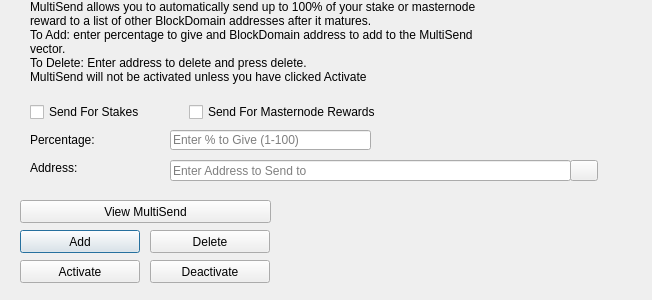
<?xml version="1.0" encoding="UTF-8"?>
<ui version="4.0">
 <class>MultiSendDialog</class>
 <widget class="QDialog" name="MultiSendDialog">
  <property name="windowModality">
   <enum>Qt::NonModal</enum>
  </property>
  <property name="geometry">
   <rect>
    <x>0</x>
    <y>0</y>
    <width>652</width>
    <height>300</height>
   </rect>
  </property>
  <property name="windowTitle">
   <string>MultiSend</string>
  </property>
  <widget class="QLineEdit" name="multiSendPercentEdit">
   <property name="geometry">
    <rect>
     <x>170</x>
     <y>130</y>
     <width>201</width>
     <height>20</height>
    </rect>
   </property>
   <property name="toolTip">
    <string>Enter whole numbers 1 - 100</string>
   </property>
   <property name="placeholderText">
    <string>Enter % to Give (1-100)</string>
   </property>
  </widget>
  <widget class="QLineEdit" name="multiSendAddressEdit">
   <property name="geometry">
    <rect>
     <x>170</x>
     <y>160</y>
     <width>401</width>
     <height>21</height>
    </rect>
   </property>
   <property name="toolTip">
    <string/>
   </property>
   <property name="placeholderText">
    <string>Enter Address to Send to</string>
   </property>
  </widget>
  <widget class="QLabel" name="label_2">
   <property name="geometry">
    <rect>
     <x>30</x>
     <y>0</y>
     <width>451</width>
     <height>121</height>
    </rect>
   </property>
   <property name="lineWidth">
    <number>1</number>
   </property>
   <property name="text">
    <string>MultiSend allows you to automatically send up to 100% of your stake or masternode reward to a list of other BlockDomain addresses after it matures.
To Add: enter percentage to give and BlockDomain address to add to the MultiSend vector.
To Delete: Enter address to delete and press delete.
MultiSend will not be activated unless you have clicked Activate</string>
   </property>
   <property name="alignment">
    <set>Qt::AlignLeading|Qt::AlignLeft|Qt::AlignTop</set>
   </property>
   <property name="wordWrap">
    <bool>true</bool>
   </property>
  </widget>
  <widget class="QLabel" name="message">
   <property name="geometry">
    <rect>
     <x>290</x>
     <y>200</y>
     <width>351</width>
     <height>91</height>
    </rect>
   </property>
   <property name="text">
    <string/>
   </property>
  </widget>
  <widget class="QPushButton" name="addButton">
   <property name="geometry">
    <rect>
     <x>20</x>
     <y>230</y>
     <width>120</width>
     <height>23</height>
    </rect>
   </property>
   <property name="toolTip">
    <string/>
   </property>
   <property name="statusTip">
    <string>Add to MultiSend Vector</string>
   </property>
   <property name="text">
    <string>Add</string>
   </property>
  </widget>
  <widget class="QPushButton" name="disableButton">
   <property name="geometry">
    <rect>
     <x>150</x>
     <y>260</y>
     <width>120</width>
     <height>23</height>
    </rect>
   </property>
   <property name="statusTip">
    <string>Deactivate MultiSend</string>
   </property>
   <property name="text">
    <string>Deactivate</string>
   </property>
  </widget>
  <widget class="QPushButton" name="addressBookButton">
   <property name="geometry">
    <rect>
     <x>570</x>
     <y>160</y>
     <width>28</width>
     <height>21</height>
    </rect>
   </property>
   <property name="toolTip">
    <string>Choose an address from the address book</string>
   </property>
   <property name="text">
    <string/>
   </property>
   <property name="icon">
    <iconset resource="../blockdomain.qrc">
     <normaloff>:/icons/address-book</normaloff>:/icons/address-book</iconset>
   </property>
   <property name="shortcut">
    <string>Alt+A</string>
   </property>
   <property name="autoDefault">
    <bool>false</bool>
   </property>
  </widget>
  <widget class="QLabel" name="label">
   <property name="geometry">
    <rect>
     <x>30</x>
     <y>130</y>
     <width>121</width>
     <height>20</height>
    </rect>
   </property>
   <property name="toolTip">
    <string>Percentage of stake to send</string>
   </property>
   <property name="text">
    <string>Percentage:</string>
   </property>
  </widget>
  <widget class="QLabel" name="label_5">
   <property name="geometry">
    <rect>
     <x>30</x>
     <y>160</y>
     <width>111</width>
     <height>16</height>
    </rect>
   </property>
   <property name="toolTip">
    <string>Address to send portion of stake to</string>
   </property>
   <property name="text">
    <string>Address:</string>
   </property>
  </widget>
  <widget class="QPushButton" name="deleteButton">
   <property name="geometry">
    <rect>
     <x>150</x>
     <y>230</y>
     <width>120</width>
     <height>23</height>
    </rect>
   </property>
   <property name="toolTip">
    <string/>
   </property>
   <property name="statusTip">
    <string>Delete Address From MultiSend Vector</string>
   </property>
   <property name="text">
    <string>Delete</string>
   </property>
  </widget>
  <widget class="QPushButton" name="activateButton">
   <property name="geometry">
    <rect>
     <x>20</x>
     <y>260</y>
     <width>120</width>
     <height>23</height>
    </rect>
   </property>
   <property name="statusTip">
    <string>Activate MultiSend</string>
   </property>
   <property name="text">
    <string>Activate</string>
   </property>
  </widget>
  <widget class="QPushButton" name="viewButton">
   <property name="geometry">
    <rect>
     <x>20</x>
     <y>200</y>
     <width>251</width>
     <height>23</height>
    </rect>
   </property>
   <property name="toolTip">
    <string/>
   </property>
   <property name="statusTip">
    <string>View MultiSend Vector</string>
   </property>
   <property name="text">
    <string>View MultiSend</string>
   </property>
  </widget>
  <widget class="QWidget" name="horizontalLayoutWidget">
   <property name="geometry">
    <rect>
     <x>30</x>
     <y>100</y>
     <width>351</width>
     <height>24</height>
    </rect>
   </property>
   <layout class="QHBoxLayout" name="horizontalLayout">
    <item>
     <widget class="QCheckBox" name="multiSendStakeCheckBox">
      <property name="text">
       <string>Send For Stakes</string>
      </property>
     </widget>
    </item>
    <item>
     <widget class="QCheckBox" name="multiSendMasternodeCheckBox">
      <property name="text">
       <string>Send For Masternode Rewards</string>
      </property>
     </widget>
    </item>
   </layout>
  </widget>
 </widget>
 <resources>
  <include location="../blockdomain.qrc"/>
 </resources>
 <connections/>
</ui>
